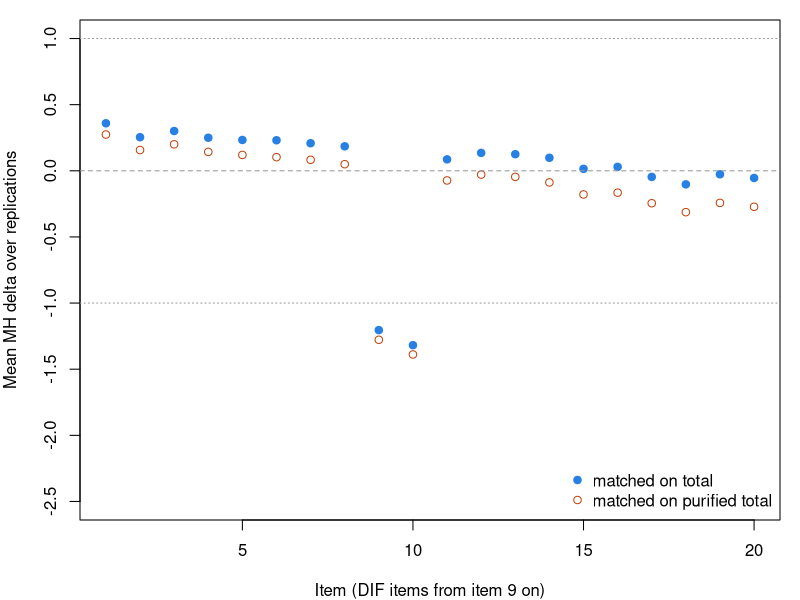

Reproduce this figure in R.
# Differential item functioning, simulated: two groups answer 20 items from a 2PL.
# The focal group sits `impact` SDs below the reference group, and `n_dif` items
# (from item 9 on) are harder for the focal group by `dif` logits at every theta (uniform DIF).
# Each replication runs the Mantel-Haenszel procedure on every item, matching on the
# total score and then on a purified total, and records which items are flagged.
# Base R only; runs in a few seconds.
set.seed(252)
n_ref <- 1000; n_foc <- 1000       # respondents per group
n_items <- 20
impact <- 1.0                      # reference mean minus focal mean, in SDs of theta
n_dif <- 2; dif <- 0.6             # how many DIF items, and how much harder for the focal group
slopes_vary <- TRUE                # FALSE: every slope 1 (the Rasch model)
reps <- 100

a <- if (slopes_vary) exp(seq(-0.5, 0.5, length.out = n_items)) else rep(1, n_items)
b <- seq(-1.5, 1.5, length.out = n_items)
dif_items <- seq_len(n_dif) + 8   # items 9, 10, ...: middling difficulty, slope near 1

# Mantel-Haenszel delta and its chi-square p-value for one item (g = 1 is focal).
mh <- function(y, g, score) {
  k <- score + 1; K <- max(k)
  A <- tabulate(k[y == 1 & g == 0], K); B <- tabulate(k[y == 0 & g == 0], K)
  C <- tabulate(k[y == 1 & g == 1], K); D <- tabulate(k[y == 0 & g == 1], K)
  n <- A + B + C + D; s <- n > 1
  A <- A[s]; B <- B[s]; C <- C[s]; D <- D[s]; n <- n[s]
  nR <- A + B; nF <- C + D; m1 <- A + C; m0 <- B + D
  chisq <- max(0, abs(sum(A) - sum(nR * m1 / n)) - 0.5)^2 / sum(nR * nF * m1 * m0 / (n^2 * (n - 1)))
  c(delta = -2.35 * log(sum(A * D / n) / sum(B * C / n)), p = pchisq(chisq, 1, lower.tail = FALSE))
}

one_rep <- function() {
  g <- rep(0:1, c(n_ref, n_foc))
  theta <- rnorm(n_ref + n_foc, mean = ifelse(g == 1, -impact, 0))
  bb <- matrix(b, length(g), n_items, byrow = TRUE)
  bb[g == 1, dif_items] <- bb[g == 1, dif_items] + dif
  p <- plogis(sweep(theta - bb, 2, a, "*"))
  X <- matrix(rbinom(length(p), 1, p), nrow = length(g))
  # Stage 1: match on the total. Stage 2: drop flagged items from the total
  # (each studied item stays in its own matching score) and run again.
  s1 <- sapply(1:n_items, function(i) mh(X[, i], g, rowSums(X)))
  flag <- which(s1["p", ] < 0.05 & abs(s1["delta", ]) >= 1)
  s2 <- sapply(1:n_items, function(i) mh(X[, i], g, rowSums(X[, union(setdiff(1:n_items, flag), i), drop = FALSE])))
  rbind(delta_total = s1["delta", ], sig_total = s1["p", ] < 0.05,
        delta_purified = s2["delta", ], sig_purified = s2["p", ] < 0.05)
}
out <- replicate(reps, one_rep())   # 4 x n_items x reps

clean <- setdiff(1:n_items, dif_items)
summary_table <- data.frame(
  matching = c("total", "purified"),
  mean_delta_dif_items = c(mean(out["delta_total", dif_items, ]), mean(out["delta_purified", dif_items, ])),
  power = c(mean(out["sig_total", dif_items, ]), mean(out["sig_purified", dif_items, ])),
  mean_delta_clean_items = c(mean(out["delta_total", clean, ]), mean(out["delta_purified", clean, ])),
  type_I_error = c(mean(out["sig_total", clean, ]), mean(out["sig_purified", clean, ])))
print(summary_table, digits = 2)
# The true DIF on the delta scale is -2.35 x the log odds ratio. For a 2PL item that is
# about -2.35 * a * dif near the middle of the scale.
round(-2.35 * a[dif_items] * dif, 2)

op <- par(mar = c(4, 4, 1, 1))
plot(1:n_items, rowMeans(out["delta_total", , ]), pch = 19, col = "#2780e3", ylim = c(-2.5, 1),
     xlab = "Item (DIF items from item 9 on)", ylab = "Mean MH delta over replications")
points(1:n_items, rowMeans(out["delta_purified", , ]), pch = 1, col = "#c2410c")
abline(h = c(-1, 0, 1), lty = c(3, 2, 3), col = "#999")
legend("bottomright", c("matched on total", "matched on purified total"),
       pch = c(19, 1), col = c("#2780e3", "#c2410c"), bty = "n")
par(op)
